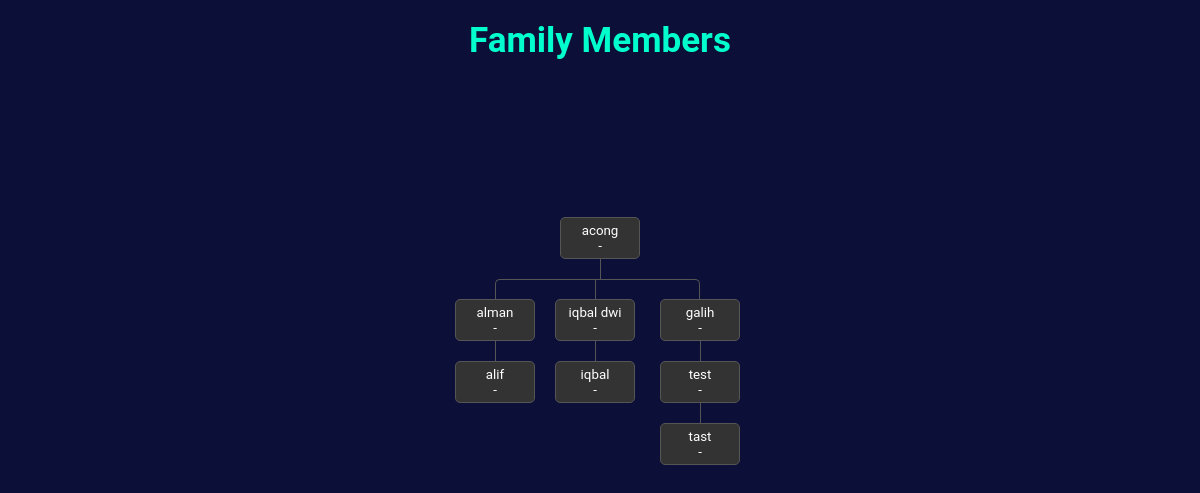
Page /family-members/ on the earlier database version.
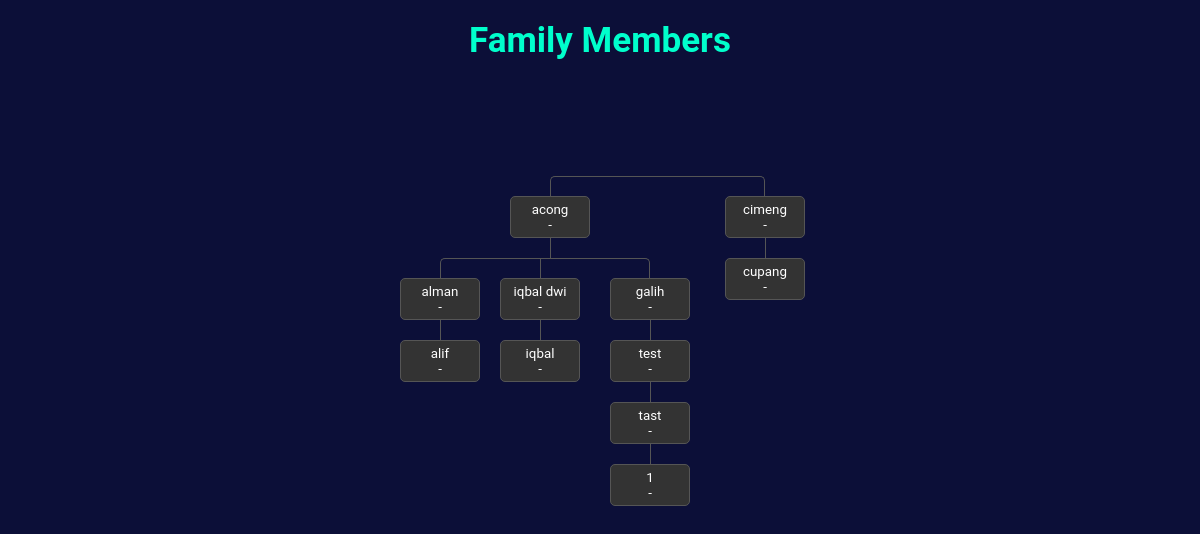
Same page on the later database version.
### tree_family/models.py (models this page shows, shortened)
class FamilyMember(models.Model):
    name = models.CharField(max_length=100)
    parent = models.ForeignKey('self', on_delete=models.CASCADE, blank=True, null=True, related_name='children')

### tree_family/views.py (the view)
# urls.py: path('family-members/', family_members, name='family_members'),
def family_members(request):
    family_members = FamilyMember.objects.all()
    return render(request, 'tree_family/family_members.html', {'family_members': family_members})

### tree_family/templates/tree_family/family_members.html (shortened to what this page needs)
<!DOCTYPE html>
<html>
<head>
    {% load static %}
    <link rel="stylesheet" type="text/css" href="{% static 'css/family_members.css' %}">
</head>
<body>
    <h1 class="judul">Family Members</h1>
    <div class="tree" id="FamilyTreeDiv">
        <ul id="family-tree">
            {% for member in family_members %}
                {% if not member.parent %}
                    {% include 'tree_family/family_member_node.html' with member=member %}
                {% endif %}
            {% endfor %}
        </ul>
    </div>
</body>
</html>

### tree_family/templates/tree_family/family_member_node.html
<li>
    <div><span class="{{ member.gender }}">{{ member.name }}<br>{{ member.birth_year }} - {{ member.death_year }}</span></div>
    {% if member.children.all %}
        <ul>
            {% for child in member.children.all %}
                {% include 'tree_family/family_member_node.html' with member=child %}
            {% endfor %}
        </ul>
    {% endif %}
</li>

### tree_family/static/css/family_members.css (style rules this page uses)
* { margin: 0; padding: 0; font-family: 'Roboto', sans-serif, Arial; font-size: 10pt; box-sizing: border-box; }
body { background-color: #0c0f38; color: #ffffff; }
.judul { font-size: 35px; text-align: center; margin: 20px 0; color: #00ffcc; }
.tree { display: flex; justify-content: center; align-items: center; white-space: nowrap; min-width: 800px; min-height: 500px; padding: 20px; }
.tree ul { padding-top: 20px; position: relative; display: flex; justify-content: center; transition: all 0.5s; -webkit-transition: all 0.5s; -moz-transition: all 0.5s; }
.tree li { display: flex; flex-direction: column; align-items: center; text-align: center; list-style-type: none; position: relative; padding: 20px 5px 0 5px; transition: all 0.5s; -webkit-transition: all 0.5s; -moz-transition: all 0.5s; }
.tree li::before, .tree li::after { content: ''; position: absolute; top: 0; right: 50%; border-top: 1px solid #555; width: 50%; height: 20px; }
.tree li::after { right: auto; left: 50%; border-left: 1px solid #555; }
.tree li:only-child::after, .tree li:only-child::before { display: none; }
.tree li:only-child { padding-top: 0; }
.tree li:first-child::before, .tree li:last-child::after { border: 0 none; }
.tree li:last-child::before { border-right: 1px solid #555; border-radius: 0 5px 0 0; -webkit-border-radius: 0 5px 0 0; -moz-border-radius: 0 5px 0 0; }
.tree li:first-child::after { border-radius: 5px 0 0 0; -webkit-border-radius: 5px 0 0 0; -moz-border-radius: 5px 0 0 0; }
.tree ul ul::before { content: ''; position: absolute; top: 0; left: 50%; border-left: 1px solid #555; width: 0; height: 20px; }
.tree li div { border: 1px solid #555; padding: 5px 10px; text-decoration: none; color: #ffffff; font-family: 'Roboto', Arial, Verdana, Tahoma; font-size: 11px; display: inline-block; min-width: 80px; min-height: 30px; border-radius: 5px; background-color: #333; transition: all 0.5s; -webkit-transition: all 0.5s; -moz-transition: all 0.5s; }

Differences in the rows shown:
added FamilyMember: name "1", shown under "tast"
added FamilyMember: name "cimeng", shown under "Family Members"
added FamilyMember: name "cupang", shown under "cimeng"
